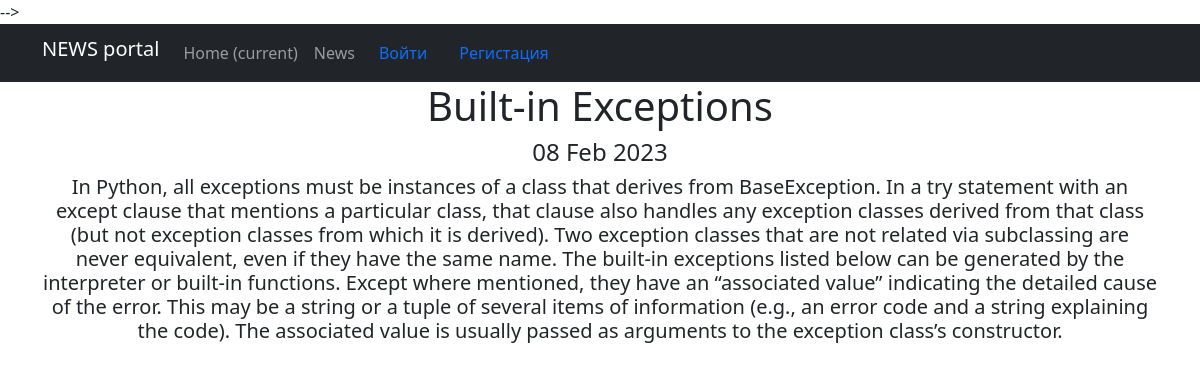
The page /news/1/ on the database as committed earlier.
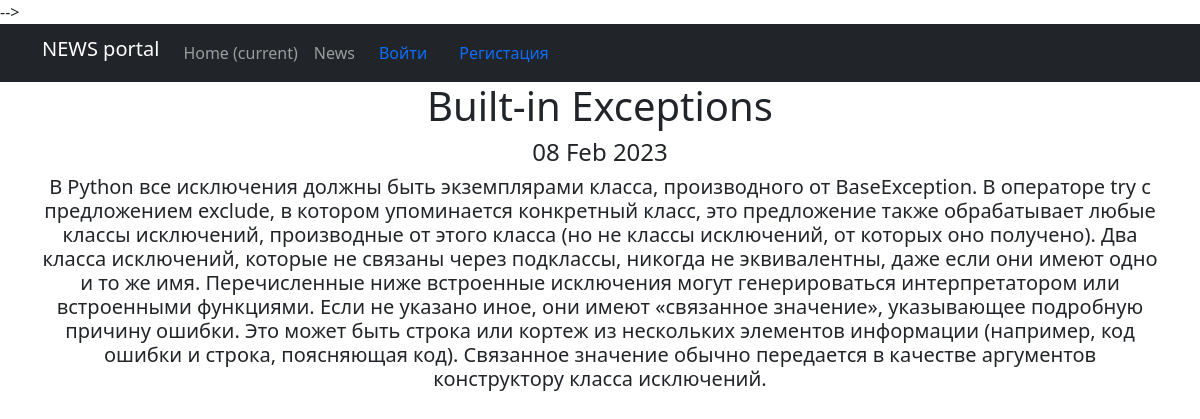
The same page on the database as committed later.
### news_models/models.py (models this page shows, shortened)
class Post(models.Model):
    author = models.ForeignKey('Author', on_delete=models.CASCADE)
    post_type = models.CharField(max_length=1, choices=TYPE_OF_POST, default=news)
    time_in = models.DateTimeField(auto_now_add=True)
    title = models.CharField(max_length=255)
    text = models.TextField()
    rating = models.FloatField(default=0)
    category = models.ManyToManyField(Category, through='PostCategory')

### news_models/views.py (the view)
# urls.py: path('<int:pk>/', cache_page(300)(PostDetail.as_view()), name='post_detail'),
class PostDetail(DetailView):
    model = Post  # Модель всё та же, но мы хотим получать информацию по отдельному посту
    template_name = 'post.html'  # Используем другой шаблон — post.html
    context_object_name = 'post'  # Название объекта, в котором будет выбранный пользователем продукт

### news_models/templatetags/custom_filters.py (called while the page is built)
@register.filter()
def censor(value):
    x = value.split(' ')
    value = []
    for i in x:
        if i in words:
            i = i[0] + '*' * (len(i) - 1)
        value.append(i)
    x = ' '.join(value)
    return f'{x}'

### templates/post.html (shortened to what this page needs)
{% extends 'flatpages/default.html' %}
{% load custom_filters %}
{% block content %}
<h1>{{ post.title|censor }}</h1>
<h4>{{ post.time_in|date:'d M Y' }}</h4>
<h5>{{ post.text|censor }}</h5>
{% endblock content %}

Rows that differ between the two databases and show on the page:
changed Post "Built-in Exceptions": text|censor "In Python, all exceptions must be instances of a class that derives from BaseException. In a try statement with an except clause that mentions a particular class, that clause also handles any exception classes derived from that class (but not exception classes from which it is derived). Two exception classes that are not related via subclassing are never equivalent, even if they have the same name. The built-in exceptions listed below can be generated by the interpreter or built-in functions. Except where mentioned, they have an “associated value” indicating the detailed cause of the error. This may be a string or a tuple of several items of information (e.g., an error code and a string…" → "В Python все исключения должны быть экземплярами класса, производного от BaseException. В операторе try с предложением exclude, в котором упоминается конкретный класс, это предложение также обрабатывает любые классы исключений, производные от этого класса (но не классы исключений, от которых оно получено). Два класса исключений, которые не связаны через подклассы, никогда не эквивалентны, даже если они имеют одно и то же имя. Перечисленные ниже встроенные исключения могут генерироваться интерпретатором или встроенными функциями. Если не указано иное, они имеют «связанное значение», указывающее подробную причину ошибки. Это может быть строка или кортеж из нескольких элементов информации…"
